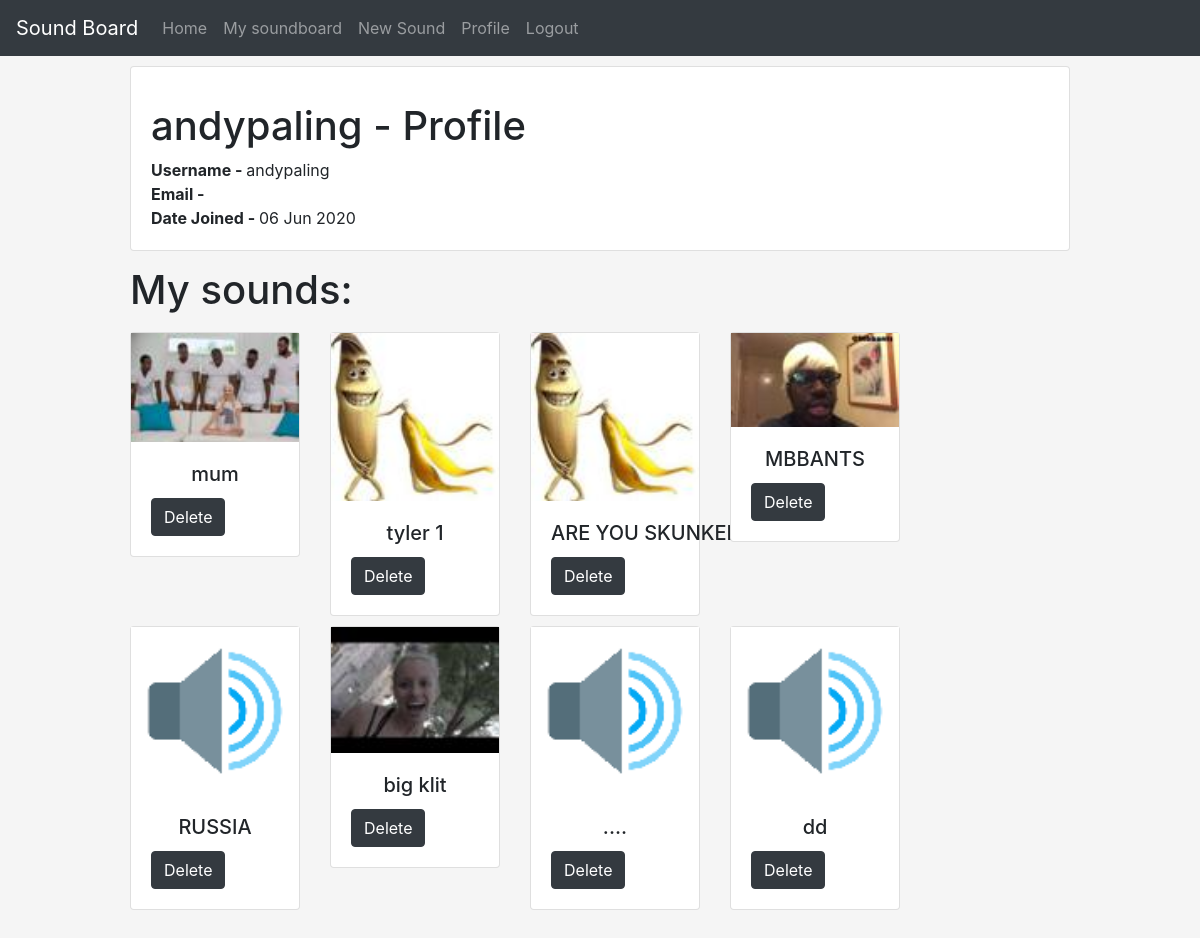
/profile/ (signed in), run on an earlier commit of the app's database.
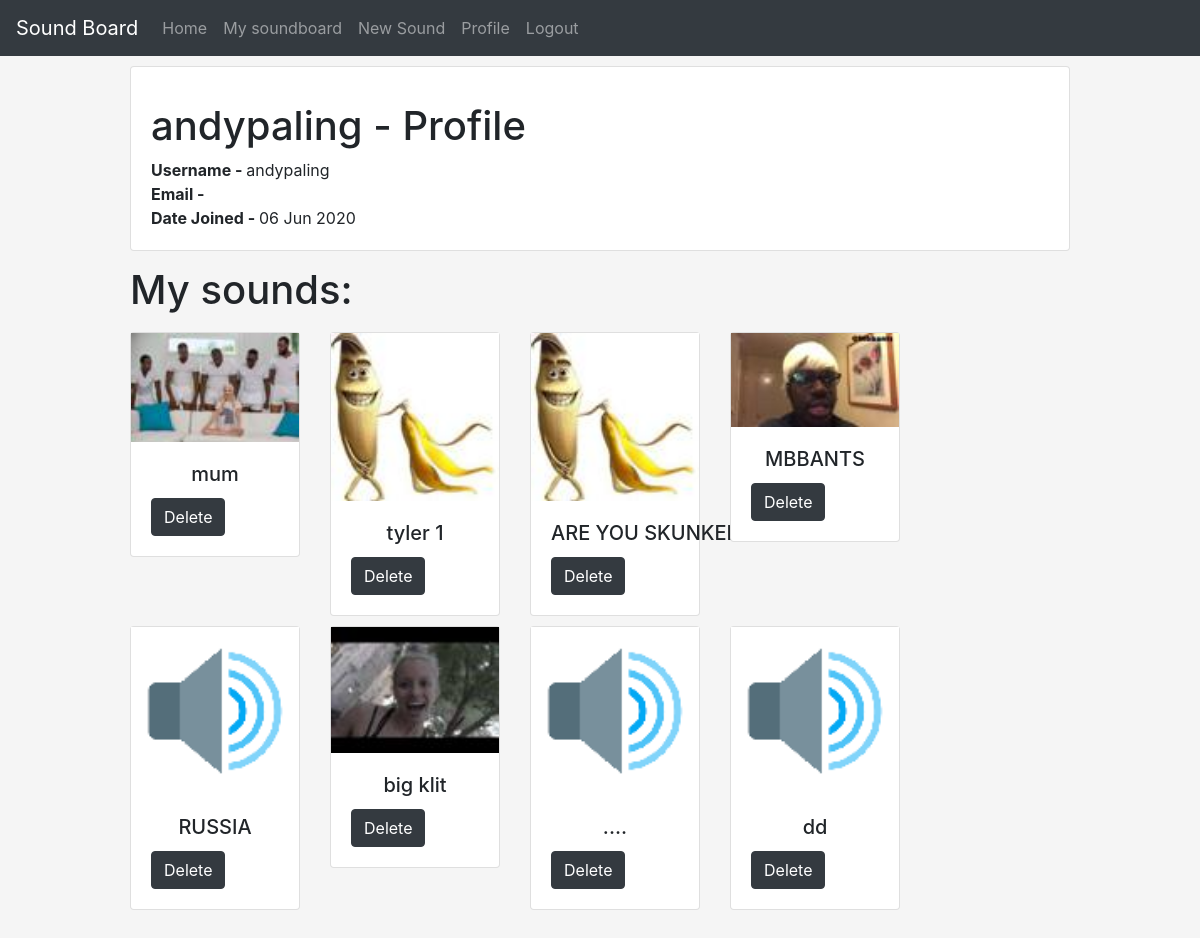
And on a later commit of the database.
### sound/models.py (models this page shows, shortened)
class SoundPost(models.Model):
    author = models.ForeignKey(User, on_delete=models.CASCADE, default='')
    sound = models.FileField(upload_to='sounds')
    image = models.ImageField(upload_to='images', default='images/default.png')
    title = models.CharField(max_length=50)

### users/views.py (the view, shortened to what this page needs)
# urls.py: path('profile/', user_views.ProfileView.as_view(), name='profile'),
class ProfileView(generic.View):
    @staticmethod
    def get(request):
        context = {
            'post': SoundPost.objects.filter(author=request.user),
        }
        template_name = 'users/profile.html'
        return render(request,'users/profile.html',context)

### templates/users/profile.html (shortened to what this page needs)
{% extends 'sound/main.html' %}
{% block content %}
    <div class="row justify-content-center">
         <div class="col-10 article" style="padding-top: 10px">            {% if user.is_authenticated %}
                <div class="card">
                    <div class="card-body">
                        <h1 class="title">
                            {{ user.username }} - Profile
                        </h1>
                        <strong>Username - </strong>{{ user.username }}<br>
                        <strong>Email - </strong>{{ user.email }}<br>
                        <strong>Date Joined - </strong>{{ user.date_joined|date:'d M Y' }}<br>
                    </div>
                </div>
                <h1 class="title">My sounds:</h1>
                <div class="row align-items-start">
                    {% for i in post %}
                         <div class="col-sm audio-card" style="padding-top: 10px; width: 200px; max-width: 200px;">
                            <div class="card" onclick="var audio = new Audio('{{ i.sound.url }}'); audio.play()">
                                <img src="{{ i.image.url }}" alt="sound-image">
                                <div class="card-body">
                                    <h5 class="card-title center">{{ i.title }}</h5>
                                    {% if user.is_authenticated %}
                                        <form method="post">
                                             <button class="btn btn-dark" id="prim_key" name="prim_key" value="{{ i.pk }}">Delete</button>
                                        </form>
                                    {% endif %}
                                </div>
                            </div>
                        </div>
                        {% if forloop.last %}
                            <div class="col-sm"></div>
                        {% endif %}
                    {% endfor %}
                </div>
            {% endif %}
        </div>
    </div>
{% endblock content %}

What changed in the data, as far as the page shows it:
changed SoundPost: title "ARE YOU SKUNKED!!!???" → "ARE YOU SKUNKED"
